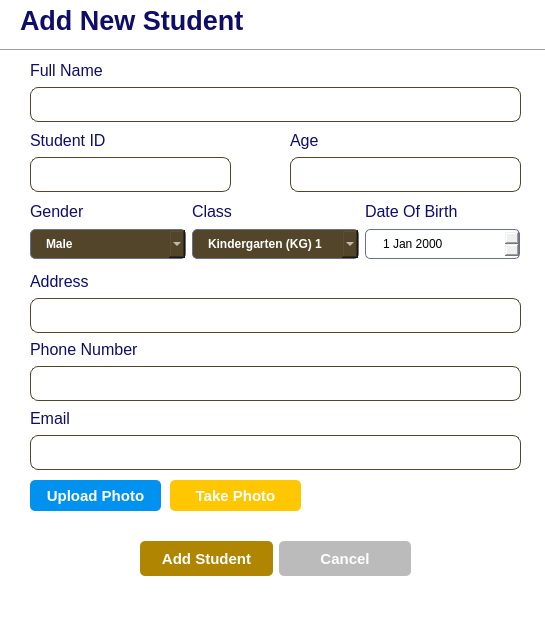
<?xml version="1.0" encoding="UTF-8"?>
<ui version="4.0">
 <class>StudentsDialog</class>
 <widget class="QDialog" name="StudentsDialog">
  <property name="geometry">
   <rect>
    <x>0</x>
    <y>0</y>
    <width>545</width>
    <height>617</height>
   </rect>
  </property>
  <property name="windowTitle">
   <string>Dialog</string>
  </property>
  <property name="styleSheet">
   <string notr="true">QDialog{
	background-color: #ffffff;
}

QLineEdit{
	border: 1px solid #52452a;
	border-radius: 8px;
	padding-left: 15px;
	height: 35px;
}

QDateEdit{
	border: 1px solid #67708f;
	border-radius: 5px;
	padding-left: 15px;
	height: 30px;
}

QComboBox{
	border: 1px solid #67708f;
	border-radius: 5px;
	padding: 1px 18px 1px 3px;
	background-color: #52452a;
	color: #ffffff; 
	height: 30px;
	padding-left: 15px;
	font-weight: bold;
	/*selection-background-color: #0192ef;*/
}

QComboBox QAbstractItemView{
	selection-background-color: #0192ef;
}

QLabel{
	color: rgb(14, 13, 106);
}</string>
  </property>
  <widget class="QLabel" name="label">
   <property name="geometry">
    <rect>
     <x>20</x>
     <y>0</y>
     <width>241</width>
     <height>41</height>
    </rect>
   </property>
   <property name="font">
    <font>
     <pointsize>20</pointsize>
     <weight>75</weight>
     <bold>true</bold>
    </font>
   </property>
   <property name="styleSheet">
    <string notr="true"/>
   </property>
   <property name="text">
    <string>Add New Student</string>
   </property>
  </widget>
  <widget class="Line" name="line">
   <property name="geometry">
    <rect>
     <x>0</x>
     <y>40</y>
     <width>551</width>
     <height>20</height>
    </rect>
   </property>
   <property name="orientation">
    <enum>Qt::Horizontal</enum>
   </property>
  </widget>
  <widget class="QWidget" name="layoutWidget">
   <property name="geometry">
    <rect>
     <x>30</x>
     <y>200</y>
     <width>490</width>
     <height>59</height>
    </rect>
   </property>
   <layout class="QHBoxLayout" name="horizontalLayout">
    <item>
     <layout class="QVBoxLayout" name="verticalLayout_5">
      <item>
       <widget class="QLabel" name="label_6">
        <property name="font">
         <font>
          <pointsize>12</pointsize>
         </font>
        </property>
        <property name="styleSheet">
         <string notr="true"/>
        </property>
        <property name="text">
         <string>Gender</string>
        </property>
       </widget>
      </item>
      <item>
       <widget class="QComboBox" name="gender_comboBox">
        <property name="minimumSize">
         <size>
          <width>0</width>
          <height>30</height>
         </size>
        </property>
        <property name="maximumSize">
         <size>
          <width>16777215</width>
          <height>30</height>
         </size>
        </property>
        <item>
         <property name="text">
          <string>Male</string>
         </property>
        </item>
        <item>
         <property name="text">
          <string>Female</string>
         </property>
        </item>
       </widget>
      </item>
     </layout>
    </item>
    <item>
     <layout class="QVBoxLayout" name="verticalLayout_6">
      <item>
       <widget class="QLabel" name="label_7">
        <property name="font">
         <font>
          <pointsize>12</pointsize>
         </font>
        </property>
        <property name="styleSheet">
         <string notr="true"/>
        </property>
        <property name="text">
         <string>Class</string>
        </property>
       </widget>
      </item>
      <item>
       <widget class="QComboBox" name="class_comboBox">
        <property name="minimumSize">
         <size>
          <width>0</width>
          <height>30</height>
         </size>
        </property>
        <property name="maximumSize">
         <size>
          <width>16777215</width>
          <height>30</height>
         </size>
        </property>
        <item>
         <property name="text">
          <string>Kindergarten (KG) 1</string>
         </property>
        </item>
        <item>
         <property name="text">
          <string>Kindergarten (KG) 2</string>
         </property>
        </item>
        <item>
         <property name="text">
          <string>Grade 1</string>
         </property>
        </item>
        <item>
         <property name="text">
          <string>Grade 2</string>
         </property>
        </item>
        <item>
         <property name="text">
          <string>Grade 3</string>
         </property>
        </item>
        <item>
         <property name="text">
          <string>Grade 4</string>
         </property>
        </item>
        <item>
         <property name="text">
          <string>Grade 5</string>
         </property>
        </item>
        <item>
         <property name="text">
          <string>Grade 6</string>
         </property>
        </item>
        <item>
         <property name="text">
          <string>Grade 7</string>
         </property>
        </item>
        <item>
         <property name="text">
          <string>Grade 8</string>
         </property>
        </item>
        <item>
         <property name="text">
          <string>Grade 9</string>
         </property>
        </item>
        <item>
         <property name="text">
          <string>Grade 10</string>
         </property>
        </item>
        <item>
         <property name="text">
          <string>Grade 11</string>
         </property>
        </item>
        <item>
         <property name="text">
          <string>Grade 12</string>
         </property>
        </item>
       </widget>
      </item>
     </layout>
    </item>
    <item>
     <layout class="QVBoxLayout" name="verticalLayout_7">
      <item>
       <widget class="QLabel" name="label_8">
        <property name="font">
         <font>
          <pointsize>12</pointsize>
         </font>
        </property>
        <property name="styleSheet">
         <string notr="true"/>
        </property>
        <property name="text">
         <string>Date Of Birth</string>
        </property>
       </widget>
      </item>
      <item>
       <widget class="QDateEdit" name="dob_dateEdit">
        <property name="minimumSize">
         <size>
          <width>0</width>
          <height>30</height>
         </size>
        </property>
        <property name="maximumSize">
         <size>
          <width>16777215</width>
          <height>30</height>
         </size>
        </property>
       </widget>
      </item>
     </layout>
    </item>
   </layout>
  </widget>
  <widget class="QWidget" name="layoutWidget">
   <property name="geometry">
    <rect>
     <x>30</x>
     <y>270</y>
     <width>491</width>
     <height>200</height>
    </rect>
   </property>
   <layout class="QVBoxLayout" name="verticalLayout_8">
    <item>
     <layout class="QVBoxLayout" name="verticalLayout_4">
      <item>
       <widget class="QLabel" name="label_5">
        <property name="font">
         <font>
          <pointsize>12</pointsize>
         </font>
        </property>
        <property name="styleSheet">
         <string notr="true"/>
        </property>
        <property name="text">
         <string>Address</string>
        </property>
       </widget>
      </item>
      <item>
       <widget class="QLineEdit" name="address_lineEdit">
        <property name="minimumSize">
         <size>
          <width>0</width>
          <height>35</height>
         </size>
        </property>
        <property name="maximumSize">
         <size>
          <width>16777215</width>
          <height>35</height>
         </size>
        </property>
       </widget>
      </item>
     </layout>
    </item>
    <item>
     <layout class="QVBoxLayout" name="verticalLayout_2">
      <item>
       <widget class="QLabel" name="label_3">
        <property name="font">
         <font>
          <pointsize>12</pointsize>
         </font>
        </property>
        <property name="text">
         <string>Phone Number</string>
        </property>
       </widget>
      </item>
      <item>
       <widget class="QLineEdit" name="phone_lineEdit">
        <property name="minimumSize">
         <size>
          <width>0</width>
          <height>35</height>
         </size>
        </property>
        <property name="maximumSize">
         <size>
          <width>16777215</width>
          <height>35</height>
         </size>
        </property>
       </widget>
      </item>
     </layout>
    </item>
    <item>
     <layout class="QVBoxLayout" name="verticalLayout_3">
      <item>
       <widget class="QLabel" name="label_4">
        <property name="font">
         <font>
          <pointsize>12</pointsize>
         </font>
        </property>
        <property name="text">
         <string>Email </string>
        </property>
       </widget>
      </item>
      <item>
       <widget class="QLineEdit" name="email_lineEdit">
        <property name="minimumSize">
         <size>
          <width>0</width>
          <height>35</height>
         </size>
        </property>
        <property name="maximumSize">
         <size>
          <width>16777215</width>
          <height>35</height>
         </size>
        </property>
       </widget>
      </item>
     </layout>
    </item>
   </layout>
  </widget>
  <widget class="QWidget" name="layoutWidget">
   <property name="geometry">
    <rect>
     <x>140</x>
     <y>540</y>
     <width>271</width>
     <height>37</height>
    </rect>
   </property>
   <layout class="QHBoxLayout" name="horizontalLayout_3">
    <item>
     <widget class="QPushButton" name="saveStudent_Button">
      <property name="minimumSize">
       <size>
        <width>0</width>
        <height>35</height>
       </size>
      </property>
      <property name="maximumSize">
       <size>
        <width>16777215</width>
        <height>35</height>
       </size>
      </property>
      <property name="styleSheet">
       <string notr="true">QPushButton{
	background-color: #af8501;
	color: #ffffff;
	border-radius: 5px;
	border: none;
	font-weight: bold;
	font-size: 15px;
}</string>
      </property>
      <property name="text">
       <string>Add Student</string>
      </property>
     </widget>
    </item>
    <item>
     <widget class="QPushButton" name="cancel_Button">
      <property name="minimumSize">
       <size>
        <width>0</width>
        <height>35</height>
       </size>
      </property>
      <property name="maximumSize">
       <size>
        <width>16777215</width>
        <height>35</height>
       </size>
      </property>
      <property name="styleSheet">
       <string notr="true">QPushButton{
	background-color: #bbbbbc;
	color: #ffffff;
	border-radius: 5px;
	border: none;
	font-weight: bold;
	font-size: 15px;
}</string>
      </property>
      <property name="text">
       <string>Cancel</string>
      </property>
     </widget>
    </item>
   </layout>
  </widget>
  <widget class="QWidget" name="layoutWidget">
   <property name="geometry">
    <rect>
     <x>290</x>
     <y>130</y>
     <width>231</width>
     <height>62</height>
    </rect>
   </property>
   <layout class="QVBoxLayout" name="verticalLayout_10">
    <item>
     <widget class="QLabel" name="label_11">
      <property name="font">
       <font>
        <pointsize>12</pointsize>
       </font>
      </property>
      <property name="styleSheet">
       <string notr="true"/>
      </property>
      <property name="text">
       <string>Age</string>
      </property>
     </widget>
    </item>
    <item>
     <widget class="QLineEdit" name="name_lineEdit_3">
      <property name="minimumSize">
       <size>
        <width>0</width>
        <height>35</height>
       </size>
      </property>
      <property name="maximumSize">
       <size>
        <width>16777215</width>
        <height>35</height>
       </size>
      </property>
     </widget>
    </item>
   </layout>
  </widget>
  <widget class="QWidget" name="layoutWidget">
   <property name="geometry">
    <rect>
     <x>30</x>
     <y>130</y>
     <width>201</width>
     <height>62</height>
    </rect>
   </property>
   <layout class="QVBoxLayout" name="verticalLayout_9">
    <item>
     <widget class="QLabel" name="label_10">
      <property name="font">
       <font>
        <pointsize>12</pointsize>
       </font>
      </property>
      <property name="styleSheet">
       <string notr="true"/>
      </property>
      <property name="text">
       <string>Student ID</string>
      </property>
     </widget>
    </item>
    <item>
     <widget class="QLineEdit" name="name_lineEdit_2">
      <property name="minimumSize">
       <size>
        <width>0</width>
        <height>35</height>
       </size>
      </property>
      <property name="maximumSize">
       <size>
        <width>16777215</width>
        <height>35</height>
       </size>
      </property>
     </widget>
    </item>
   </layout>
  </widget>
  <widget class="QWidget" name="layoutWidget">
   <property name="geometry">
    <rect>
     <x>30</x>
     <y>60</y>
     <width>491</width>
     <height>62</height>
    </rect>
   </property>
   <layout class="QVBoxLayout" name="verticalLayout">
    <item>
     <widget class="QLabel" name="label_2">
      <property name="font">
       <font>
        <pointsize>12</pointsize>
       </font>
      </property>
      <property name="styleSheet">
       <string notr="true"/>
      </property>
      <property name="text">
       <string>Full Name</string>
      </property>
     </widget>
    </item>
    <item>
     <widget class="QLineEdit" name="name_lineEdit">
      <property name="minimumSize">
       <size>
        <width>0</width>
        <height>35</height>
       </size>
      </property>
      <property name="maximumSize">
       <size>
        <width>16777215</width>
        <height>35</height>
       </size>
      </property>
     </widget>
    </item>
   </layout>
  </widget>
  <widget class="QPushButton" name="uploadPhotobtn">
   <property name="geometry">
    <rect>
     <x>30</x>
     <y>480</y>
     <width>131</width>
     <height>31</height>
    </rect>
   </property>
   <property name="styleSheet">
    <string notr="true">QPushButton{
	background-color: #0192ef;
	color: #ffffff;
	border-radius: 5px;
	border: none;
	font-weight: bold;
	font-size: 15px;
}</string>
   </property>
   <property name="text">
    <string>Upload Photo</string>
   </property>
  </widget>
  <widget class="QPushButton" name="TakePhotobtn">
   <property name="geometry">
    <rect>
     <x>170</x>
     <y>480</y>
     <width>131</width>
     <height>31</height>
    </rect>
   </property>
   <property name="styleSheet">
    <string notr="true">QPushButton{
	background-color: #fec701;
	color: #ffffff;
	border-radius: 5px;
	border: none;
	font-weight: bold;
	font-size: 15px;
}</string>
   </property>
   <property name="text">
    <string>Take Photo</string>
   </property>
  </widget>
 </widget>
 <resources/>
 <connections/>
</ui>
